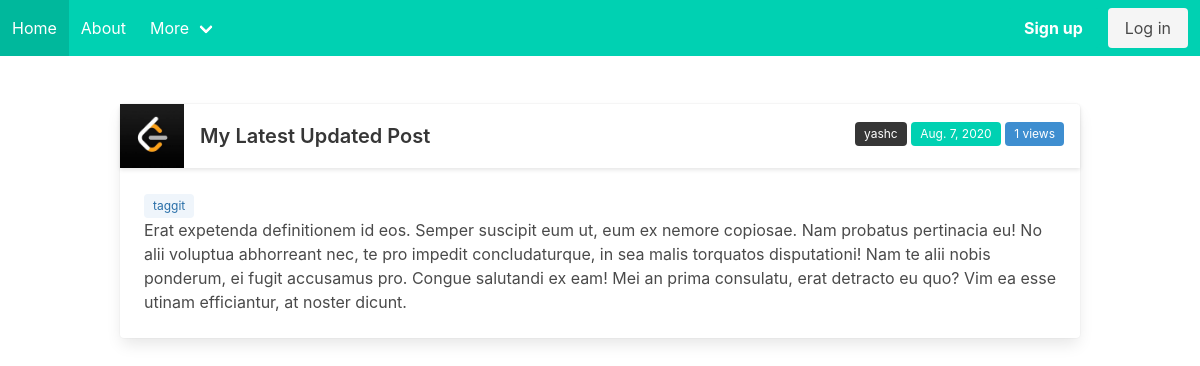
The app's page /post/29/, older data.
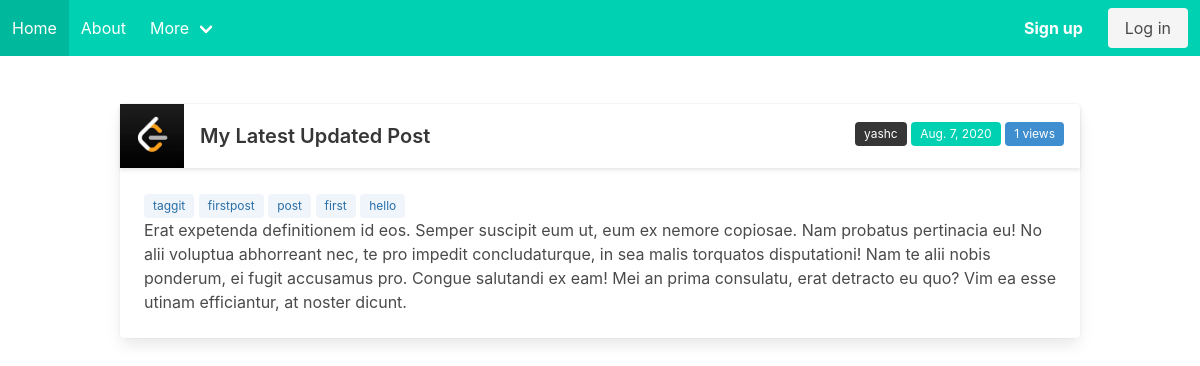
The same page, newer data.
### blog/views.py (the view)
# urls.py: path('post/<int:pk>/', PostDetailView.as_view(), name='post-detail'),
class PostDetailView(DetailView):
    model = Post
    def get(self, request, *args, **kwargs):
        post = Post.objects.get(pk=self.kwargs.get('pk'))
        post.view_count += 1
        post.save()
        return super().get(request, *args, **kwargs)

### blog/templates/blog/post_detail.html (shortened to what this page needs)
{% extends "blog/base.html" %}
{% block content %}
{% load humanize %}
<div class="card">
  <header class="card-header">
    <a href="{% url 'user-posts' post.author.username %}" class="image is-64x64">
      <img src="{{ object.author.profile.image.url }}">
    </a>
    <a class="card-header-title" href="{% url 'post-detail' post.id %}">
      <strong class="title is-5">{{post.title}}</strong>
    </a>
    <div class="mt-4 mr-4">
      <a class="tag is-dark" href="{% url 'user-posts' post.author.username %}">{{object.author}}</a>
      <small class="tag is-primary">{{object.date_posted|naturalday}}</small>
      <small class="tag is-info">{{object.view_count|intword}} views</small>
    </div>
  </header>
  <div class="card-content">
    <div class="content">
      {% for tag in post.tags.all %}
      <small class="tag is-info is-light">{{tag}}</small>
      {% endfor %}
      <br>
      {{object.content}}
    </div>
  </div>
</div>
{% endblock content %}

Row changes from the older to the newer data that the page shows:
added Tag: name "firstpost"
added Tag: name "post"
added Tag: name "first"
added Tag: name "hello"
